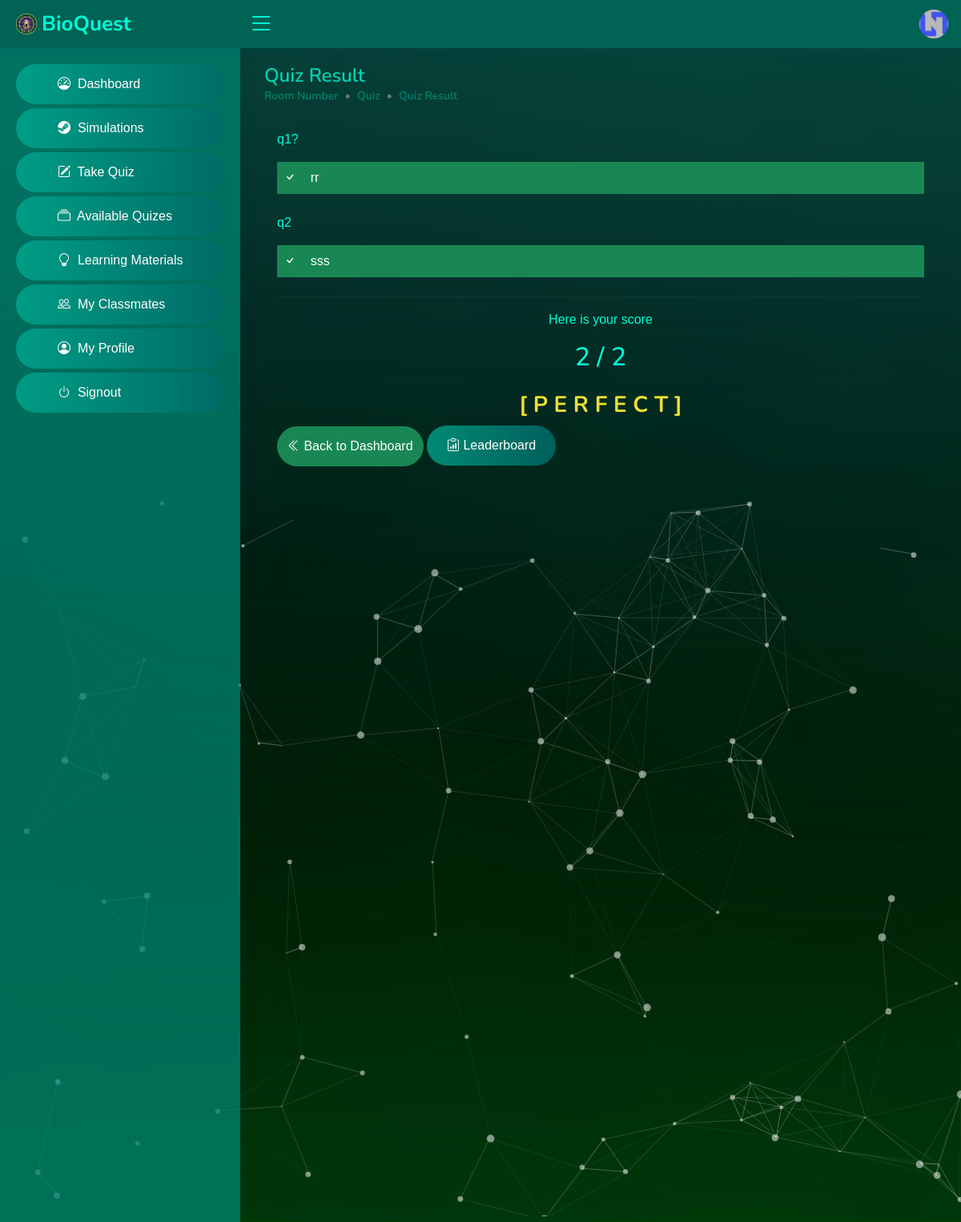
/student/quiz-result.php?room_number=111 (signed in), run on the app's committed database.
### tables this page shows
CREATE TABLE IF NOT EXISTS `tbl_student` (
  `id` int NOT NULL AUTO_INCREMENT,
  `email` varchar(50) NOT NULL,
  `student_id` varchar(50) NOT NULL,
  `password` varchar(50) NOT NULL,
  `firstname` varchar(50) NOT NULL,
  `middlename` varchar(50) NOT NULL,
  `lastname` varchar(50) NOT NULL,
  `year_level` int NOT NULL,
  `section` int NOT NULL,
  `img_url` varchar(50) NOT NULL,
  `created_at` varchar(50) NOT NULL,
  PRIMARY KEY (`id`),
  KEY `year_level` (`year_level`),
  KEY `section` (`section`),
  KEY `section_2` (`section`)
);

CREATE TABLE IF NOT EXISTS `tbl_quiz_student` (
  `id` int NOT NULL AUTO_INCREMENT,
  `student_id` int NOT NULL,
  `room_number` int NOT NULL,
  `direction` text NOT NULL,
  `item_number` int NOT NULL,
  `question` text NOT NULL,
  `choice1` text NOT NULL,
  `choice2` text NOT NULL,
  `choice3` text NOT NULL,
  `choice4` text NOT NULL,
  `correct_answer` text NOT NULL,
  `student_answer` text NOT NULL,
  PRIMARY KEY (`id`)
);

### student/quiz-result.php (the view, shortened to what this page needs)
<?php
include('../database-connection.php');
if (isset($_SESSION['id'])) {
    $student_id = $_SESSION['id'];
    $room_number = $_GET['room_number'];
?>
    <!DOCTYPE html>
    <html lang="en">
    <head>
        <?php include '../other-includes/head.php' ?>
    </head>
    <body>
        <?php include 'top-nav.php' ?>
        <?php include 'side-nav.php' ?>
        <div id="start">
            <div id="particles-js">
                <main id="main" class="main">
                    <div class="pagetitle">
                        <h1>Quiz Result</h1>
                        <nav style="--bs-breadcrumb-divider: '•';">
                            <ol class="breadcrumb">
                                <li class="breadcrumb-item">Room Number</li>
                                <li class="breadcrumb-item">Quiz</li>
                                <li class="breadcrumb-item">Quiz Result</li>
                            </ol>
                        </nav>
                    </div>
                    <section class="section dashboard">
                        <div class="row">
                            <div class="col-lg-12">
                                <div class="">
                                    <div class="">
                                        <div class="py-3 px-3">
                                            <?php
                                            $stmt = $conn->prepare(' SELECT * FROM tbl_quiz_student WHERE room_number = ? AND student_id = ? ORDER BY item_number ASC');
                                            $stmt->bind_param('ii', $room_number, $student_id);
                                            $stmt->execute();
                                            $result = $stmt->get_result();
                                            while ($rows = $result->fetch_assoc()) {
                                                $question = $rows['question'];
                                                $correct_answer = $rows['correct_answer'];
                                                $student_answer = $rows['student_answer'];
                                                $total_items = mysqli_num_rows($result);
                                                echo '<p>' . $question . '</p>';
                                                if ($student_answer !== '' && $student_answer === $correct_answer) {
                                                    echo '
                                                    <div class="bg-success text-white d-flex align-items-center mb-4 p-2">
                                                        <span class="fs-6"><i class="bi bi-check"></i></span>&nbsp; &nbsp;
                                                        ' . $student_answer . '
                                                    </div>';
                                                    $score += 1;
                                                }
                                            }
                                            if ($score === $total_items) {
                                                echo '
                                                <hr>
                                                <div class="d-flex flex-column align-items-center">
                                                    <p>Here is your score</p>
                                                    <h2>' . $score . ' / ' . $total_items . '</h2>
                                                    <h3 class="mt-3" style="color: #eddd33;">
                                                        <strong>[ P E R F E C T ]</strong>
                                                    </h3>
                                                </div>';
                                            } else if ($score == 0) {
                                                echo '
                                                <hr>
                                                <div class="">
                                                    <div class="d-flex flex-column align-items-center">
                                                        <h3 class="mt-3" style="color: #ff0000;">
                                                            <strong>YOU HAVE NO SCORE!</strong>
                                                        </h3>
                                                    </div>
                                                </div>';
                                            }
                                            ?>
                                            <a href="student-dashboard.php">
                                                <button class="btn btn-success rounded-5" style="padding: 12px;">
                                                    <i class="bi bi-chevron-double-left"></i>&nbsp;Back to Dashboard
                                                </button>
                                            </a>
                                            <a href="quiz-leaderboard.php?room_number=<?php echo $room_number ?>">
                                                <button class="btn-custom">
                                                    <i class="bi bi-clipboard-data"></i>&nbsp;Leaderboard
                                                </button>
                                            </a>
                                        </div>
                                    </div>
                                </div>
                            </div>
                        </div>
                    </section>
                </main>
            </div>
        </div>
    </body>
    </html>
<?php
} else {
    header("Location: ../index.php");
}

### student/top-nav.php (shortened to what this page needs)
<?php
include '../database-connection.php';
$stmt = $conn->prepare(' SELECT * FROM tbl_student WHERE id = ? ');
$stmt->bind_param('i', $_SESSION['id']);
$stmt->execute();
$result = $stmt->get_result();
$row = $result->fetch_assoc();
$img_url = $row['img_url'];
?>
<header id="header" class="header fixed-top d-flex align-items-center">
    <div class="d-flex align-items-center justify-content-between">
        <a href="student-dashboard.php" class="logo d-flex align-items-center">
            <img src="../assets/img/logo.png" alt="">
            <span class="d-none d-lg-block">BioQuest</span>
        </a>
        <i class="bi bi-list toggle-sidebar-btn"></i>
    </div>
    <nav class="header-nav ms-auto">
        <ul class="d-flex align-items-center">
            <li class="nav-item dropdown pe-3">
                <a class="nav-link nav-profile d-flex align-items-center pe-0" href="#" data-bs-toggle="dropdown">
                    <img src="../assets/img/profiles/<?php echo $img_url ?>" alt="Profile" class="rounded-circle">
                </a>
            </li>
        </ul>
    </nav>
</header>

### student/assets/css/style.css (style rules this page uses)
:root { --primary-color: #00c2a5; --secondary-color: #004b40; scroll-behavior: smooth; }
body { color: #444444; margin: 0; font-family: 'Source Sans Pro', sans-serif; background: #000; }
a { color: #4154f1; text-decoration: none; }
h1, h2, h3, h4, h5, h6 { font-family: "Nunito", sans-serif; }
#main { margin-top: 60px; padding: 20px 30px; transition: all 0.3s; }
.pagetitle { margin-bottom: 10px; }
.pagetitle h1 { font-size: 24px; margin-bottom: 0; font-weight: 600; color: #00d3b3; }
.breadcrumb { font-size: 14px; font-family: "Nunito", sans-serif; color: #899bbd; font-weight: 600; }
.breadcrumb .breadcrumb-item { color: #00debd72; }
.logo { line-height: 1; }
@media (min-width: 1200px) { .logo { width: 280px; } }
.logo img { max-height: 26px; margin-right: 6px; }
.logo span { font-size: 26px; font-weight: 700; color: #00ffd9; font-family: "Nunito", sans-serif; }
.header { transition: all 0.5s; z-index: 997; height: 60px; box-shadow: 0px 2px 20px rgba(1, 41, 112, 0.1); background-color: #008672bd; padding-left: 20px; }
.header .toggle-sidebar-btn { font-size: 32px; padding-left: 10px; cursor: pointer; color: #00ffd9; }
.header-nav ul { list-style: none; }
.header-nav>ul { margin: 0; padding: 0; }
.header-nav .nav-profile { color: #00ffd9; }
.header-nav .nav-profile img { max-height: 36px; }
@media (min-width: 1200px) { #main, #footer { margin-left: 300px; } }
.dashboard p, .dashboard h2, .dashboard h3, table th, table td, #timer { color: #00ffd9; }
#start { background: url(../images/bg1.jpg) no-repeat; background-size: cover; -webkit-background-size: cover; -moz-background-size: cover; -o-background-size: cover; -ms-background-size: cover; background-attachment: fixed; position: relative; }
#particles-js { width: 100%; background-image: url('../../images/bg1.jpg'); background-size: cover; background-position: 50% 50%; background-repeat: no-repeat; }
.btn-custom { display: inline-block; padding: 13px 25px; text-align: center; text-decoration: none; font-size: 16px; border: none; border-radius: 35px; cursor: pointer; color: #fff; background: linear-gradient(to right, #00ad93bd, #003546ea); background-size: 200% 100%; transition: background-position 0.5s ease-in-out; }

### data on the page
tbl_student: img_url (placeholder picture)
tbl_quiz_student: question "q1?", student_answer "rr"
tbl_quiz_student: question "q2", student_answer "sss"

### other printed values
$score "2"
$total_items "2"
